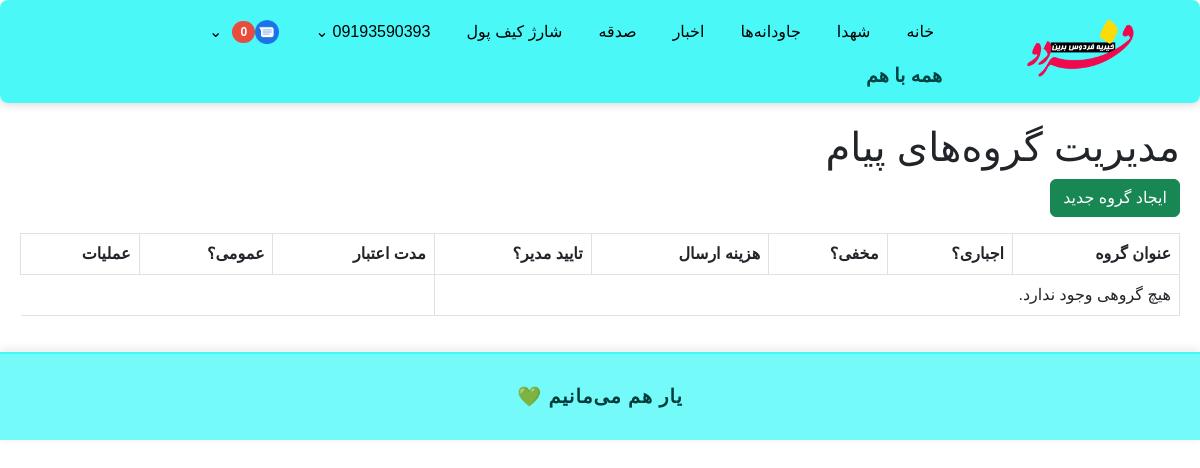
The page /notifications/groups/ (signed in) on the database as committed earlier.
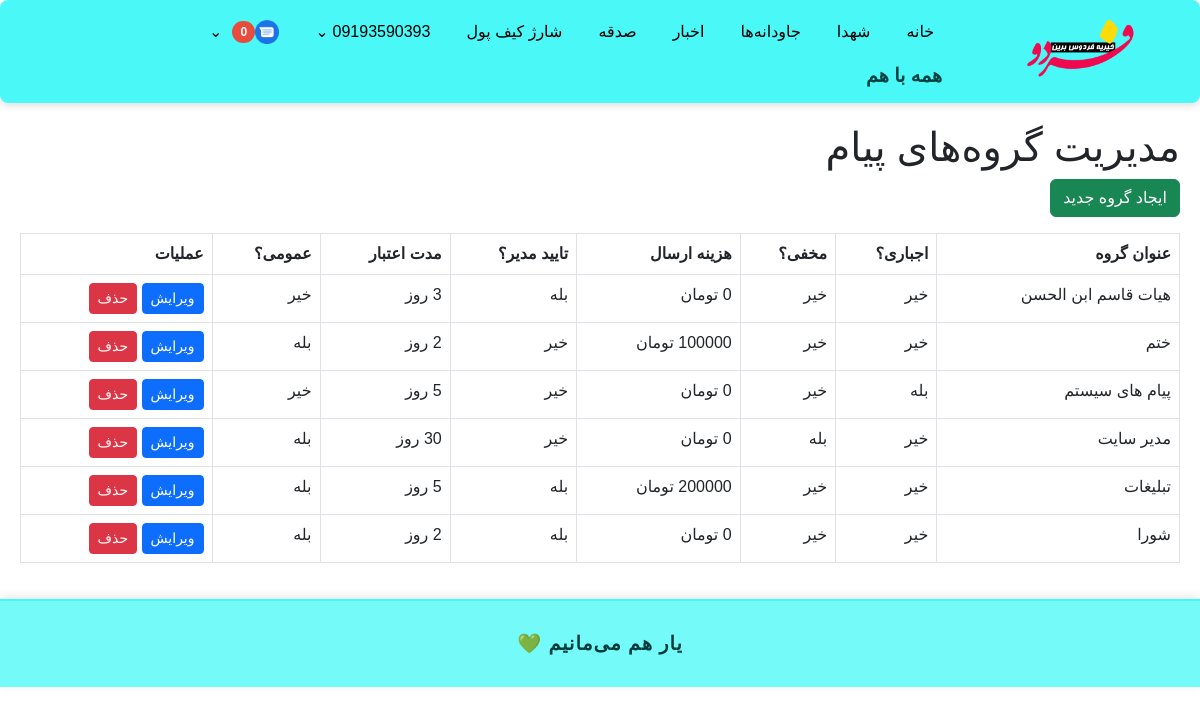
The same page on the database as committed later.
### notification/models.py (models this page shows, shortened)
class NotificationGroup(models.Model):
    title = models.CharField(max_length=200, verbose_name="عنوان گروه نوتیفیکیشن")
    is_mandatory = models.BooleanField(default=False, verbose_name="اجباری است؟")
    hidden = models.BooleanField(default=False, verbose_name="مخفی است؟")
    send_cost = models.PositiveIntegerField(default=0, verbose_name="هزینه ارسال پیام (تومان)")
    needs_approval = models.BooleanField(default=False, verbose_name="نیاز به تایید مدیر دارد؟")
    is_public = models.BooleanField(default=True, verbose_name="عمومی است؟")
    managers = models.ManyToManyField(
        'accounts.User',
        related_name='managed_notification_groups',
        blank=True,
        verbose_name="مدیران گروه"
    )
    allowed_senders = models.ManyToManyField(
        'accounts.User',
        related_name='allowed_notification_groups',
        blank=True,
        verbose_name="ارسال‌کنندگان مجاز"
    )
    default_expire_days = models.PositiveIntegerField(
        default=30,
        verbose_name="مدت پیش‌فرض اعتبار پیام (روز)"
    )

### notification/views.py (the view)
# urls.py: path('groups/', views.notification_group_list, name='notification_group_list'),
@superuser_required
def notification_group_list(request):
    print(f"VIEW CALLED: {__name__}.notification_group_list")
    groups = NotificationGroup.objects.all()
    return render(request, 'notification/group_list.html', {'groups': groups})

### accounts/models.py (called while the page is built)
    def get_full_name(self):
        return f"{self.first_name} {self.last_name}".strip()

### notification/templatetags/notification_tags.py (called while the page is built)
@register.simple_tag(takes_context=True)
def is_notification_manager(context):
    request = context.get("request")
    user = getattr(request, "user", None)
    if user and user.is_authenticated:
        return NotificationGroup.objects.filter(managers=user).exists()
    return False

### notification/views.py (called while the page is built)
def superuser_required(view_func):
    return user_passes_test(lambda u: u.is_superuser)(view_func)

### templates/notification/group_list.html
{% extends "base.html" %}
{% block content %}
<h1>مدیریت گروه‌های پیام</h1>
<a href="{% url 'notification:notification_group_create' %}" class="btn btn-success">ایجاد گروه جدید</a>
<table class="table table-bordered mt-3">
    <thead>
        <tr>
            <th>عنوان گروه</th>
            <th>اجباری؟</th>
            <th>مخفی؟</th>
            <th>هزینه ارسال</th>
            <th>تایید مدیر؟</th>
            <th>مدت اعتبار</th>
            <th>عمومی؟</th>
            <th>عملیات</th>
        </tr>
    </thead>
    <tbody>
        {% for group in groups %}
        <tr>
            <td>{{ group.title }}</td>
            <td>{{ group.is_mandatory|yesno:"بله,خیر" }}</td>
            <td>{{ group.hidden|yesno:"بله,خیر" }}</td>
            <td>{{ group.send_cost }} تومان</td>
            <td>{{ group.needs_approval|yesno:"بله,خیر" }}</td>
            <td>{{ group.default_expire_days }} روز</td>
            <td>{{ group.is_public|yesno:"بله,خیر" }}</td>
            <td>
                <a href="{% url 'notification:notification_group_edit' group.pk %}" class="btn btn-primary btn-sm">ویرایش</a>
                <a href="{% url 'notification:notification_group_delete' group.pk %}" class="btn btn-danger btn-sm" onclick="return confirm('حذف شود؟');">حذف</a>
            </td>
        </tr>
        {% empty %}
        <tr>
            <td colspan="5">هیچ گروهی وجود ندارد.</td>
        </tr>
        {% endfor %}
    </tbody>
</table>
{% endblock %}

Rows that differ between the two databases and show on the page:
added NotificationGroup: title "هیات قاسم ابن الحسن", is_mandatory "خیر", hidden "خیر", needs_approval "بله", is_public "خیر"
added NotificationGroup: title "ختم", is_mandatory "خیر", hidden "خیر", send_cost "100000", needs_approval "خیر", is_public "بله"
added NotificationGroup: title "پیام های سیستم", is_mandatory "بله", hidden "خیر", needs_approval "خیر", is_public "خیر"
added NotificationGroup: title "مدیر سایت", is_mandatory "خیر", hidden "بله", needs_approval "خیر", is_public "بله"
added NotificationGroup: title "تبلیغات", is_mandatory "خیر", hidden "خیر", send_cost "200000", needs_approval "بله", is_public "بله"
added NotificationGroup: title "شورا", is_mandatory "خیر", hidden "خیر", needs_approval "بله", is_public "بله"
Other text that changed with them:
text no longer shown: "هیچ گروهی وجود ندارد."
